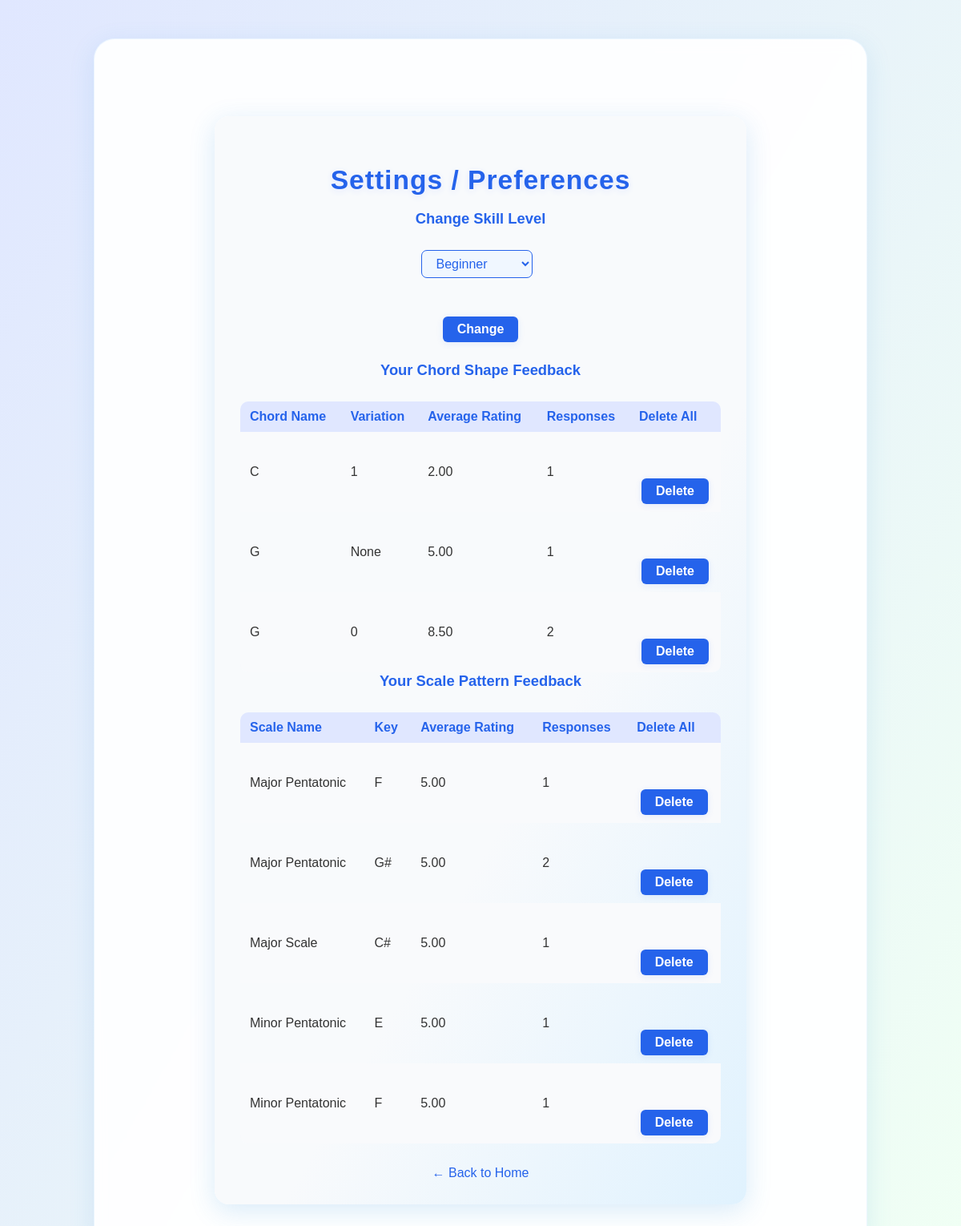
The page /preferences (signed in) on the database its author committed.
### tables this page shows
CREATE TABLE feedback (id INTEGER PRIMARY KEY, user_id INTEGER, exercise_type TEXT, rating INTEGER, chord_name TEXT, scale_name TEXT, scale_key TEXT, shape_name TEXT, variation_index INTEGER);

### GuitarWarmUp_Coach.py (the view, shortened to what this page needs)
@app.route('/preferences', methods=['GET', 'POST'])
def preferences():
    if 'user_id' not in session:
        return redirect(url_for('login'))
    with engine.connect() as conn:
        chord_feedback = conn.execute(
            text("""
                SELECT chord_name, variation_index, AVG(rating) as avg_rating, COUNT(*) as count
                FROM feedback
                WHERE user_id=:user_id AND exercise_type='single_chord'
                GROUP BY chord_name, variation_index
            """),
            {'user_id': session['user_id']}
        ).fetchall()
        scale_feedback = conn.execute(
            text("""
                SELECT scale_name, scale_key, AVG(rating) as avg_rating, COUNT(*) as count
                FROM feedback
                WHERE user_id=:user_id AND exercise_type='scale'
                GROUP BY scale_name, scale_key
            """),
            {'user_id': session['user_id']}
        ).fetchall()
    skill_level = session.get('skill_level', 'beginner')
    return render_template(
        'preferences.html',
        chord_feedback=chord_feedback,
        scale_feedback=scale_feedback,
        skill_level=skill_level
    )

### templates/preferences.html (shortened to what this page needs)
<!DOCTYPE html>
<html>
<head>
    <link rel="stylesheet" href="{{ url_for('static', filename='css/styles.css') }}">
</head>
<body>
    <div class="main-container">
        <div class="prefs-card">
            <h1>Settings / Preferences</h1>
            <h2>Change Skill Level</h2>
            <form method="post" style="margin-bottom: 24px;">
                <select name="skill_level">
                    <option value="beginner" {% if skill_level == 'beginner' %}selected{% endif %}>Beginner</option>
                </select>
                <button type="submit" class="prefs-btn">Change</button>
            </form>
            <h2>Your Chord Shape Feedback</h2>
            {% if chord_feedback %}
                <table class="prefs-table">
                    <tr>
                        <th>Chord Name</th>
                        <th>Variation</th>
                        <th>Average Rating</th>
                        <th>Responses</th>
                        <th>Delete All</th>
                    </tr>
                    {% for entry in chord_feedback %}
                    <tr>
                        <td>{{ entry.chord_name }}</td>
                        <td>{{ entry.variation_index }}</td>
                        <td>{{ "%.2f"|format(entry.avg_rating) }}</td>
                        <td>{{ entry.count }}</td>
                        <td>
                            <form method="post" style="display:inline;">
                                <button type="submit" name="delete_pattern" class="prefs-btn" onclick="return confirm('Delete all feedback for this chord shape?');">Delete</button>
                            </form>
                        </td>
                    </tr>
                    {% endfor %}
                </table>
            {% else %}
                <div class="prefs-empty">No chord feedback yet.</div>
            {% endif %}
            <h2>Your Scale Pattern Feedback</h2>
            {% if scale_feedback %}
                <table class="prefs-table">
                    <tr>
                        <th>Scale Name</th>
                        <th>Key</th>
                        <th>Average Rating</th>
                        <th>Responses</th>
                        <th>Delete All</th>
                    </tr>
                    {% for entry in scale_feedback %}
                    <tr>
                        <td>{{ entry.scale_name }}</td>
                        <td>{{ entry.scale_key }}</td>
                        <td>{{ "%.2f"|format(entry.avg_rating) }}</td>
                        <td>{{ entry.count }}</td>
                        <td>
                            <form method="post" style="display:inline;">
                                <button type="submit" name="delete_pattern" class="prefs-btn" onclick="return confirm('Delete all feedback for this scale pattern?');">Delete</button>
                            </form>
                        </td>
                    </tr>
                    {% endfor %}
                </table>
            {% else %}
                <div class="prefs-empty">No scale feedback yet.</div>
            {% endif %}
            <a href="/" class="prefs-back">&larr; Back to Home</a>
        </div>
    </div>
</body>
</html>

### static/css/styles.css (style rules this page uses)
body { background: linear-gradient(120deg, #e0e7ff 0%, #f0fff4 100%); font-family: 'Quicksand', Arial, sans-serif; min-height: 100vh; margin: 0; padding: 0; color: #333; text-align: center; }
.main-container { max-width: 900px; margin: 48px auto 0 auto; background: rgba(255, 255, 255, 0.92); border-radius: 26px; box-shadow: 0 8px 32px rgba(52, 144, 220, 0.13); padding: 48px 32px 56px 32px; backdrop-filter: blur(8px); border: 1.5px solid rgba(180, 220, 255, 0.25); text-align: center; }
h1 { text-align: center; margin-bottom: 40px; font-size: 2.7em; letter-spacing: 1.5px; color: #2563eb; font-weight: 800; text-shadow: 0 2px 8px #e0e7ff; }
h2 { text-align: center; margin-bottom: 28px; font-size: 1.6em; color: #059669; font-weight: 700; }
.btn-main, button { display: block; background: #2563eb; color: #fff; border: none; border-radius: 12px; padding: 16px 38px; font-size: 1.15em; font-weight: bold; margin: 48px auto 0 auto; cursor: pointer; transition: background 0.2s, transform 0.15s, box-shadow 0.18s; box-shadow: 0 2px 8px rgba(37, 99, 235, 0.10); }
a { color: #2563eb; text-decoration: underline; font-weight: 600; margin-top: 24px; display: inline-block; transition: color 0.2s; }
select { padding: 7px 14px; border-radius: 7px; border: 1.5px solid #2563eb; font-size: 1em; margin-right: 10px; background: #f0f7ff; color: #2563eb; }
.prefs-card { background: linear-gradient(120deg, #f8fafc 60%, #e0f2fe 100%); border-radius: 18px; box-shadow: 0 8px 32px rgba(52, 144, 220, 0.18); padding: 38px 32px 30px 32px; max-width: 600px; margin: 48px auto 0 auto; animation: fadeInCard 0.7s; }
.prefs-card h1 { color: #2563eb; font-size: 2.1em; margin-bottom: 18px; font-weight: 800; letter-spacing: 1px; }
.prefs-card h2 { margin-top: 0; color: #2563eb; font-size: 1.15em; font-weight: 700; }
.prefs-table { width: 100%; border-collapse: collapse; margin-top: 18px; border-radius: 10px; overflow: hidden; }
.prefs-table th, .prefs-table td { padding: 10px 12px; text-align: left; }
.prefs-table th { background: #e0e7ff; color: #2563eb; font-weight: 700; }
.prefs-table tr:nth-child(even) { background: #f9fafc; }
.prefs-btn, .prefs-table button { background: #2563eb; color: #fff; border: none; border-radius: 6px; padding: 7px 18px; font-size: 1em; cursor: pointer; transition: background 0.2s; font-weight: 600; }
.prefs-back { display: inline-block; margin-top: 28px; color: #2563eb; text-decoration: none; font-weight: 500; }

### rows shown on the page
feedback: scale_name "Major Pentatonic", scale_key "F", avg_rating "5.00", count "1"
feedback: scale_name "Major Scale", scale_key "C#", avg_rating "5.00", count "1"
feedback: scale_name "Minor Pentatonic", scale_key "E", avg_rating "5.00", count "1"
feedback: scale_name "Minor Pentatonic", scale_key "F", avg_rating "5.00", count "1"

### other values the page prints
{{ entry.chord_name }} "C" "G" "G"
{{ entry.variation_index }} "1" "None" "0"
{{ "%.2f"|format(entry.avg_rating) }} "2.00" "5.00" "8.50"
{{ entry.count }} "1" "1" "2"
{{ entry.scale_name }} "Major Pentatonic"
{{ entry.scale_key }} "G#"
{{ "%.2f"|format(entry.avg_rating) }} "5.00"
{{ entry.count }} "2"
